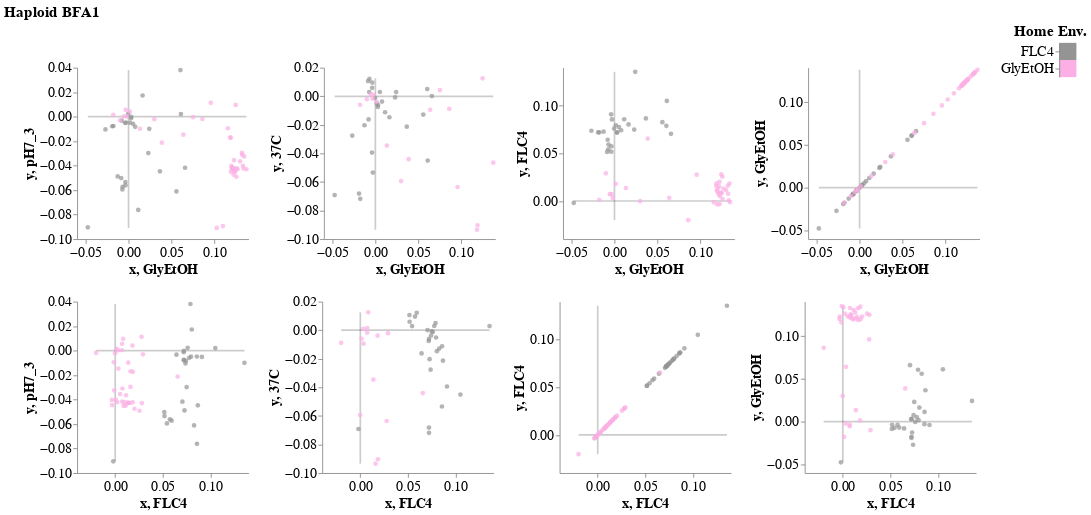

Source (notebook cell):
### Code cell
big_scatter('hBFA1_alpha', ['GlyEtOH', 'FLC4'], ['pH7_3', '37C', 'FLC4', 'GlyEtOH']).properties(title='Haploid BFA1')
